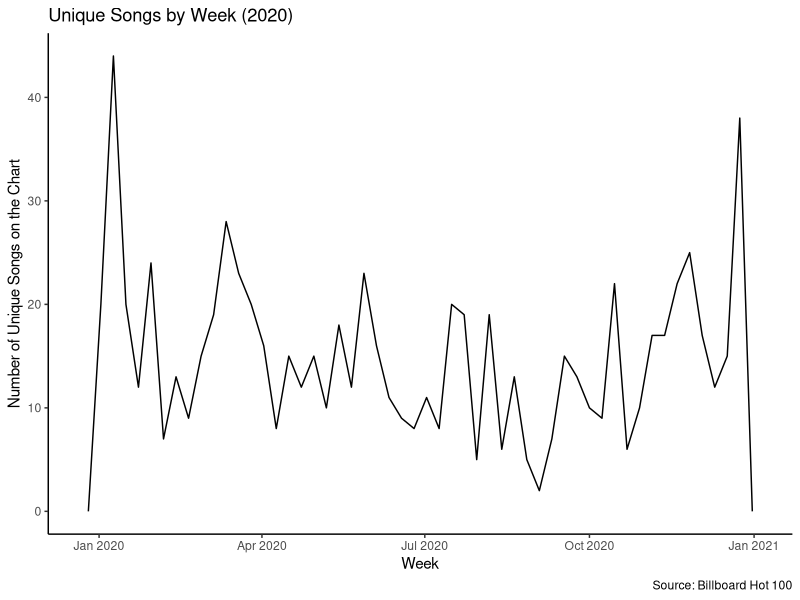
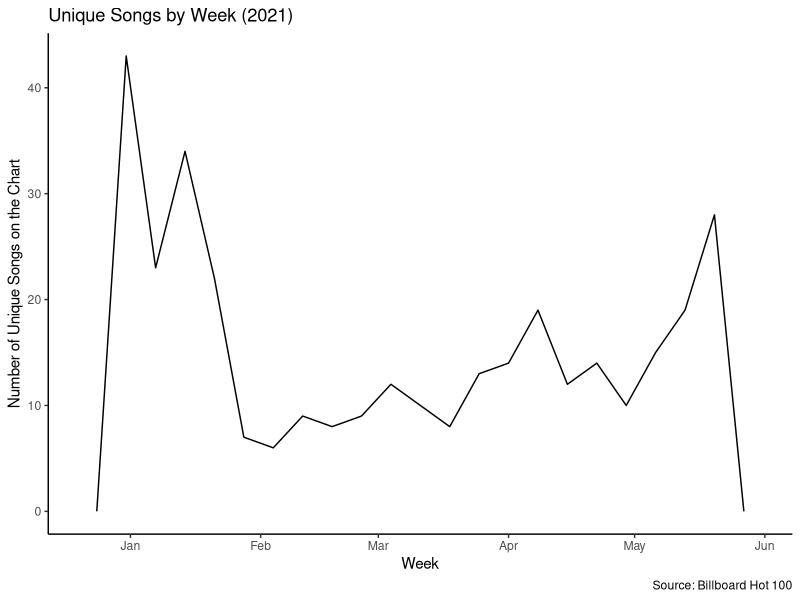
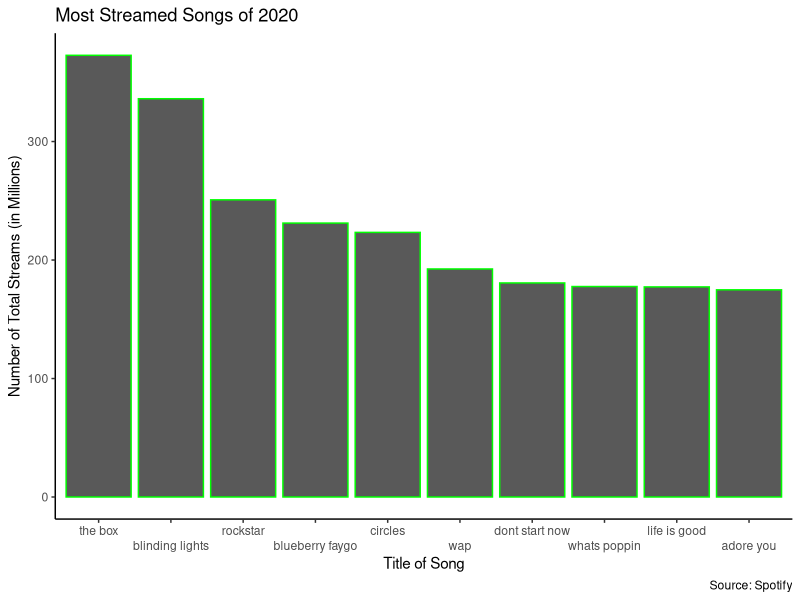
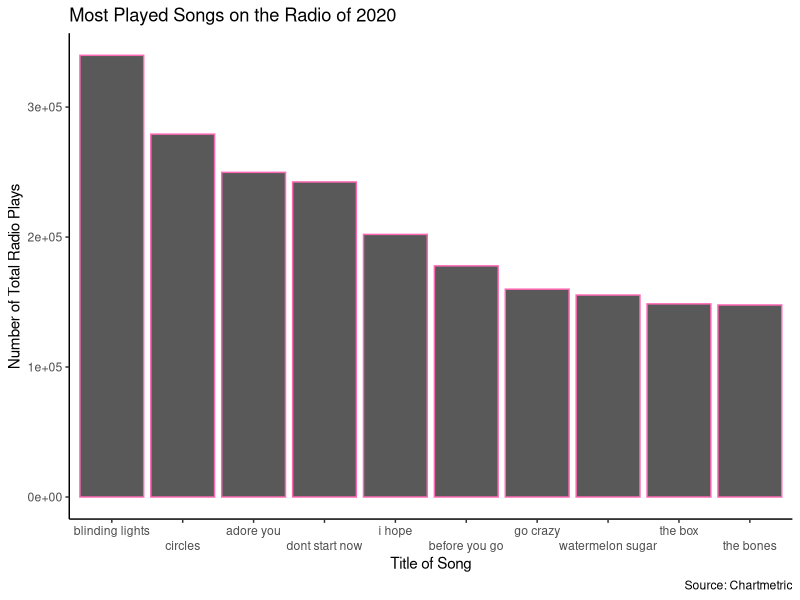

Recreate these plots in R, in order.
## ---- chunk 1
knitr::opts_chunk$set(echo = TRUE, message = FALSE, warning = FALSE)
## ---- chunk 2
# download the final combined data for 2020 and for partial 2021 
# Load the necessary libraries 
library(readr)
library(tidyr)
library(ggplot2)
library(tidyverse)
library(dplyr)

# read in csv for 2020 
total_20_df <- read_csv(file = "final_20.csv")
head(total_20_df)
# read in csv for 2021 
total_21_df <- read_csv(file = "final_21.csv")
## ---- chunk 3
# clean up the 2020 data set 
# first, remove the column we don't need 
total_20_df <- total_20_df %>% 
  select(-`spotify date`) %>% 
  filter(year == 2020) # only 2020 songs 

# remove duplicate songs
library(data.table)
total_2020 <- unique(setDT(total_20_df), by = c("date", "rank", "song")) 

# replace NAs in individual songs with 0 
total_2020 <- total_2020 %>% 
  rename("unique" = "individual songs")

total_2020$unique <- total_2020$unique %>% 
  replace_na(0)
## ---- chunk 4
# clean up the 2021 data set 
# first, remove the column we don't need 
total_21_df <- total_21_df %>% 
  select(-`spotify date`, - `chartmetric date`) 

# remove duplicate songs
total_2021 <- unique(setDT(total_21_df), by = c("date", "rank", "song")) 

# replace NAs in individual songs with 0 
total_2021 <- total_2021 %>% 
  rename("unique" = "individual songs")

total_2021$unique <- total_2021$unique %>% 
  replace_na(0)
## ---- chunk 5
# merge the final two datasets for analysis 
# rename column in 2021 to match 
total_2021 <- total_2021 %>% 
  rename("position" = "Position", 
         "streams" = "Streams")

full_20_21 <- rbind(total_2020, total_2021)
head(full_20_21)

# export for google sheets 
write.csv(full_20_21, file = "full_20_21.csv", row.names = F)
## ---- chunk 6
# how many unique songs 
full_20_21 %>% 
  filter(unique == 1) %>% 
  count()

# unique songs by week for 2020 viz 
full_20_21 %>% 
  filter(unique == 1, 
         year == 2020) %>% 
  ggplot(mapping = aes(x = date)) +
  geom_freqpoly(binwidth = 7) + 
  theme_classic() + 
  labs(
    title = "Unique Songs by Week (2020)", 
    x = "Week", 
    y = "Number of Unique Songs on the Chart", 
    caption = "Source: Billboard Hot 100"
  )

# same for 2021 viz 
full_20_21 %>% 
  filter(unique == 1, 
         year == 2021) %>% 
  ggplot(mapping = aes(x = date)) +
  geom_freqpoly(binwidth = 7) + 
  theme_classic() + 
  labs(
    title = "Unique Songs by Week (2021)", 
    x = "Week", 
    y = "Number of Unique Songs on the Chart", 
    caption = "Source: Billboard Hot 100"
  )
## ---- chunk 7
# show most streamed songs of 2020 
# add milstream for full df for easier viz  
total_df <- full_20_21 %>% 
  mutate(mil_stream = streams/1000000) 

# get mean and sd for streams and plays 
mean(total_df$mil_stream)
sd(total_df$mil_stream)
mean(total_df$spins)
sd(total_df$spins)

top_streams <- total_df %>% 
  filter(year == 2020) %>% 
  group_by(song, artist) %>% 
  summarise(total_streams = sum(mil_stream)) %>% 
  arrange(desc(total_streams)) %>% 
  head(n = 10) 
## ---- chunk 8
# show most streamed songs of 2020
top_streams %>% 
  ggplot(mapping = aes(reorder(song, -total_streams), y = total_streams)) + 
  geom_bar(stat = "identity", colour = "green") + #to match spotify color
  scale_x_discrete(guide = guide_axis(n.dodge=2))+  #to be able to read labels clearer
  theme_classic() + 
  labs(
    title = "Most Streamed Songs of 2020",
    x = "Title of Song", 
    y = "Number of Total Streams (in Millions)", 
    caption = "Source: Spotify"
  )

# top radio hits of 2020
top_spins <- total_df %>% 
  filter(year == 2020) %>%
  group_by(song, artist) %>% 
  summarise(total_spins = sum(spins)) %>% 
  arrange(desc(total_spins)) %>% 
  head(n = 10) 

top_spins %>% 
  ggplot(mapping = aes(reorder(song, -total_spins), y = total_spins)) + 
  geom_bar(stat = "identity", colour = "hotpink") + #chartmetric is also green so chose pink for radio data
  scale_x_discrete(guide = guide_axis(n.dodge=2))+  
  theme_classic() + 
  labs(
    title = "Most Played Songs on the Radio of 2020",
    x = "Title of Song", 
    y = "Number of Total Radio Plays", 
    caption = "Source: Chartmetric"
  )
## ---- chunk 9
# what percentage of those have some non-English lyrics 
full_20_21 %>% 
  filter(unique ==1) %>% 
  filter(percent > 0.00)

# what percentage overall have some non-English lyrics 
full_20_21 %>% 
  filter(percent > 0.00)
